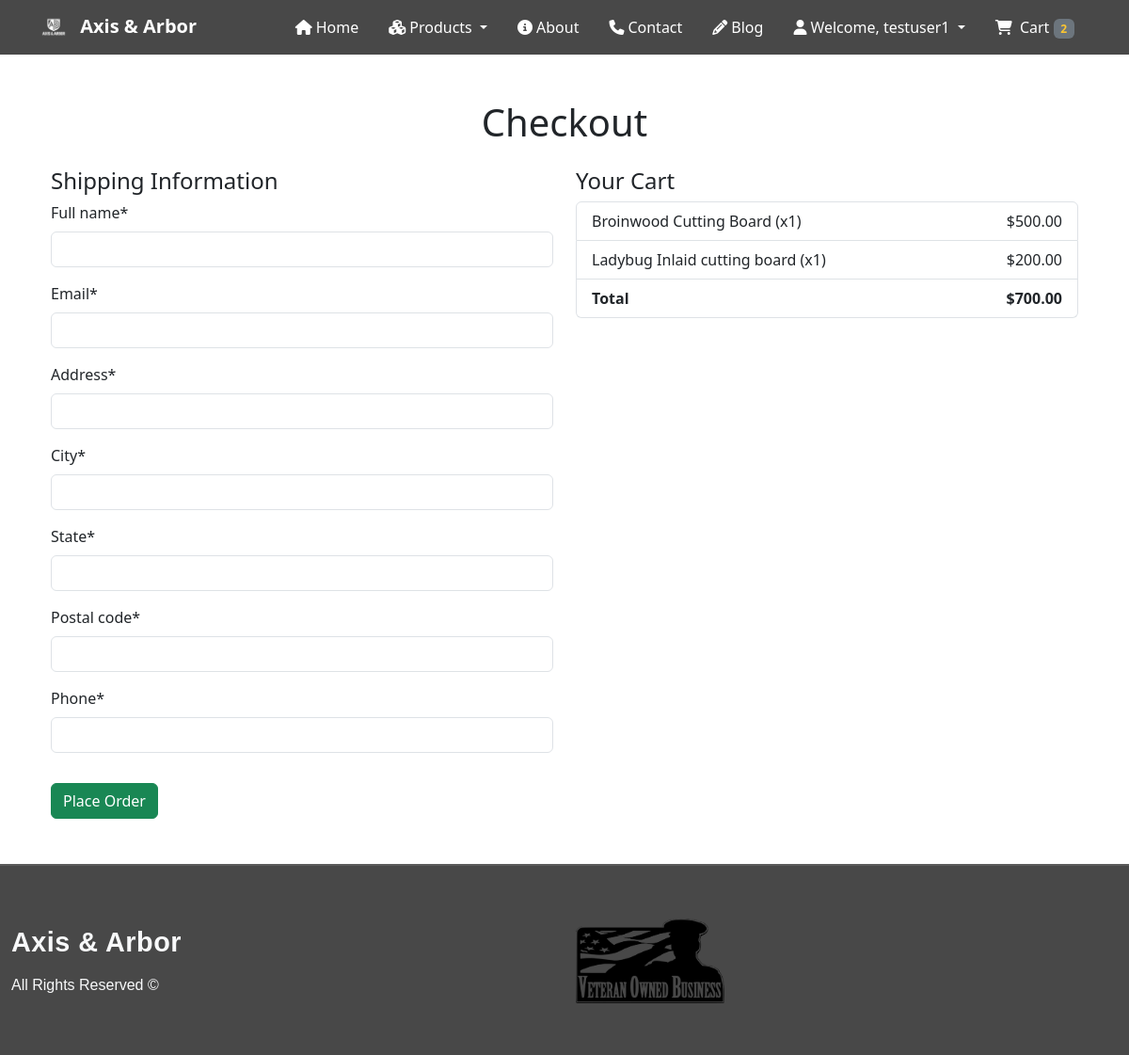
The app's page /cart/checkout/ (signed in), older data.
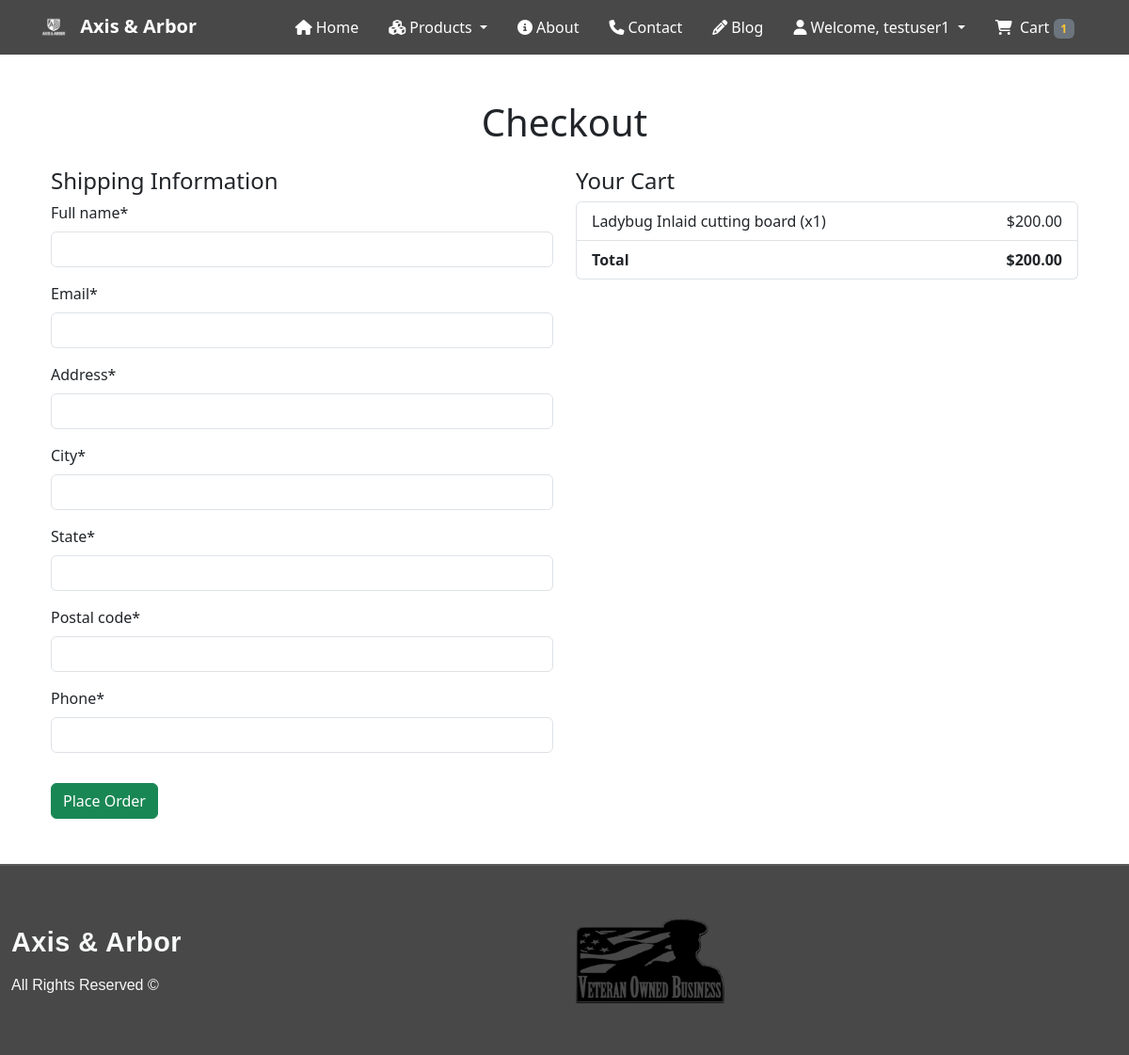
The same page, newer data.
### cart/models.py (models this page shows, shortened)
class CartItem(models.Model):
    cart = models.ForeignKey(Cart, related_name='items', on_delete=models.CASCADE)
    product = models.ForeignKey(Product, on_delete=models.CASCADE)
    quantity = models.PositiveIntegerField(default=1)
    def total_price(self):
        return self.product.price * self.quantity

class Cart(models.Model):
    user = models.OneToOneField(User, on_delete=models.CASCADE)
    def total_price(self):
        return sum(item.total_price() for item in self.items.all())

### store/models.py (models this page shows, shortened)
class Product(models.Model):
    image = models.ImageField(upload_to='product_images/')
    name = models.CharField(max_length=100)
    description = models.TextField()
    price = models.DecimalField(max_digits=10, decimal_places=2)
    stock = models.IntegerField()

### cart/views.py (the view)
# urls.py: path('checkout/', views.checkout, name='checkout'),
@login_required
def checkout(request):
    cart = Cart.objects.filter(user=request.user).first()
    if not cart or not cart.items.exists():
        return redirect('cart:view_cart')
    if request.method == 'POST':
        form = CheckoutForm(request.POST)
        if form.is_valid():
            order = form.save(commit=False)
            order.user = request.user
            order.total = cart.total_price()
            order.save()
            for item in cart.items.all():
                OrderItem.objects.create(
                    order=order,
                    product_name=item.product.name,
                    quantity=item.quantity,
                    price=item.product.price,
                )
            cart.items.all().delete()
            return redirect('cart:order_success', order_id=order.id)
    else:
        form = CheckoutForm()
    return render(request, 'cart/checkout.html', {'form': form, 'cart': cart})

### cart/forms.py
class CheckoutForm(forms.ModelForm):
    class Meta:
        model = Order
        fields = ['full_name', 'email', 'address', 'city', 'state', 'postal_code', 'phone']

### cart/context_processors.py (called while the page is built)
def cart_total(request):
    total_items = 0
    if request.user.is_authenticated:
        cart, _ = Cart.objects.get_or_create(user=request.user)
        total_items = sum(item.quantity for item in cart.items.all())
    return {'cart_total_items': total_items}

### cart/templates/cart/checkout.html (shortened to what this page needs)
{% extends "base.html" %}
{% load crispy_forms_tags %}
{% block content %}
<div class="container my-5">
    <h1 class="text-center mb-4">Checkout</h1>
    <div class="row">
        <div class="col-md-6">
            <h4>Shipping Information</h4>
            <form method="POST">
                {{ form|crispy }}
                <button type="submit" class="btn btn-success mt-3">Place Order</button>
            </form>
        </div>
        <div class="col-md-6">
            <h4>Your Cart</h4>
            <ul class="list-group mb-3">
                {% for item in cart.items.all %}
                <li class="list-group-item d-flex justify-content-between align-items-center">
                    {{ item.product.name }} (x{{ item.quantity }})
                    <span>${{ item.total_price }}</span>
                </li>
                {% endfor %}
                <li class="list-group-item d-flex justify-content-between">
                    <strong>Total</strong>
                    <strong>${{ cart.total_price }}</strong>
                </li>
            </ul>
        </div>
    </div>
</div>
{% endblock %}

### templates/navbar.html (shortened to what this page needs)
{% load static %}
<link rel="stylesheet" href="{% static 'css/navbar.css' %}">
<nav class="navbar navbar-expand-lg navbar-dark ">
    <div class="container">
        <a class="navbar-brand fw-bold me-4" href="{% url 'home' %}">
            <img src="{% static 'images/white-logo.png' %}" alt="Axis & Arbor Logo" width="30" height="30"
                class="d-inline-block me-2">
            Axis & Arbor
        </a>
        <div class="collapse navbar-collapse" id="navbarCollapse">
            <ul class="navbar-nav ms-auto mb-2 mb-lg-0">
                {% with request.resolver_match.url_name|default_if_none:'' as current_url %}
                <li class="nav-item mx-2">
                    <a class="nav-link {% if current_url == 'home' or request.path == '/' %}active{% endif %}"
                        href="{% url 'home' %}">
                        <i class="fa fa-home me-1"></i>Home
                    </a>
                </li>
                <li class="nav-item dropdown mx-2">
                    <a class="nav-link dropdown-toggle {% if current_url in 'product_list cutting_boards woodworking printing' %}active{% endif %}"
                        href="{% url 'product_list' %}" id="productsDropdown" role="button" data-bs-toggle="dropdown"
                        aria-expanded="false">
                        <i class="fa fa-cubes me-1"></i>Products
                    </a>
                </li>
                <li class="nav-item mx-2">
                    <a class="nav-link {% if current_url == 'about' %}active{% endif %}" href="{% url 'about' %}">
                        <i class="fa fa-info-circle me-1"></i>About
                    </a>
                </li>
                <li class="nav-item mx-2">
                    <a class="nav-link {% if current_url == 'contact' %}active{% endif %}" href="{% url 'contact' %}">
                        <i class="fa fa-phone me-1"></i>Contact
                    </a>
                </li>
                <li class="nav-item mx-2">
                    <a class="nav-link {% if current_url == 'blog' %}active{% endif %}" href="{% url 'blog_list' %}">
                        <i class="fa fa-pencil me-1"></i>Blog
                    </a>
                </li>
                {% endwith %}
                {% if user.is_authenticated %}
                <li class="nav-item dropdown mx-2">
                    <a class="nav-link dropdown-toggle" href="#" id="userDropdown" role="button"
                        data-bs-toggle="dropdown" aria-expanded="false">
                        <i class="fa fa-user me-1"></i>Welcome, {{ user.username }}
                    </a>
                </li>
                <li class="nav-item mx-2">
                    <a class="nav-link" href="{% url 'cart:view_cart' %}">
                        <i class="fa fa-shopping-cart me-1"></i>
                        Cart
                        {% if cart_total_items > 0 %}
                        <span class="badge bg-secondary {% if cart_total_items > 0 %}cart-count{% endif %}">
                            {{ cart_total_items }}
                        </span>
                        {% endif %}
                    </a>
                </li>
                {% endif %}
            </ul>
        </div>
    </div>
</nav>

Row changes from the older to the newer data that the page shows:
removed CartItem: product.name "Broinwood Cutting Board", quantity "1", total_price "500.00"
computed for Cart: total_price "700.00" → "200.00"
Text that changed along with them:
{{ cart_total_items }}: "2" → "1"
